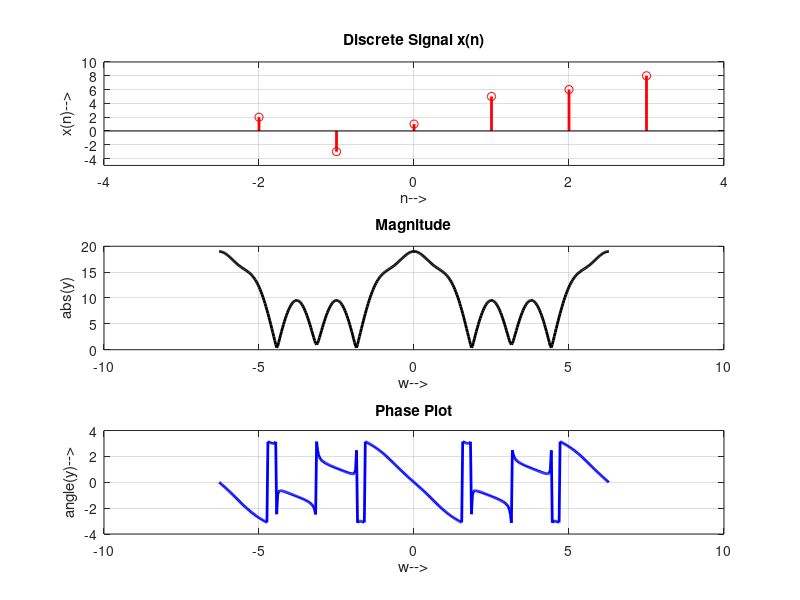

This figure's MATLAB source:
clc;
clear;
w=-2*pi:0.01*pi:2*pi;
n=-2:3;
x=[2 -3 1 5 6 8];
subplot(3,1,1);
stem(n,x,'r','linewidth',2);
title('Discrete Signal x(n)');
xlabel('n-->');
ylabel('x(n)-->');
grid on;
axis([-4 4 -5 10]);

count1=1;
count2=1;
y=zeros(size(w));
for r=-2*pi:0.01*pi:2*pi;
    

    for n1=-2:3;
       p=x(count1)*exp(-1j*r*n1);
       y(count2)=p+y(count2);
       count1=count1+1;
    end
   count2=count2+1;
   count1=1;
end

subplot(3,1,2);
plot(w,abs(y),'k','linewidth',2);
title('Magnitude');
xlabel('w-->');
ylabel('abs(y)');
grid on;

subplot(3,1,3);
plot(w,angle(y),'b','linewidth',2);
title('Phase Plot');
xlabel('w-->');
ylabel('angle(y)-->');
grid on;